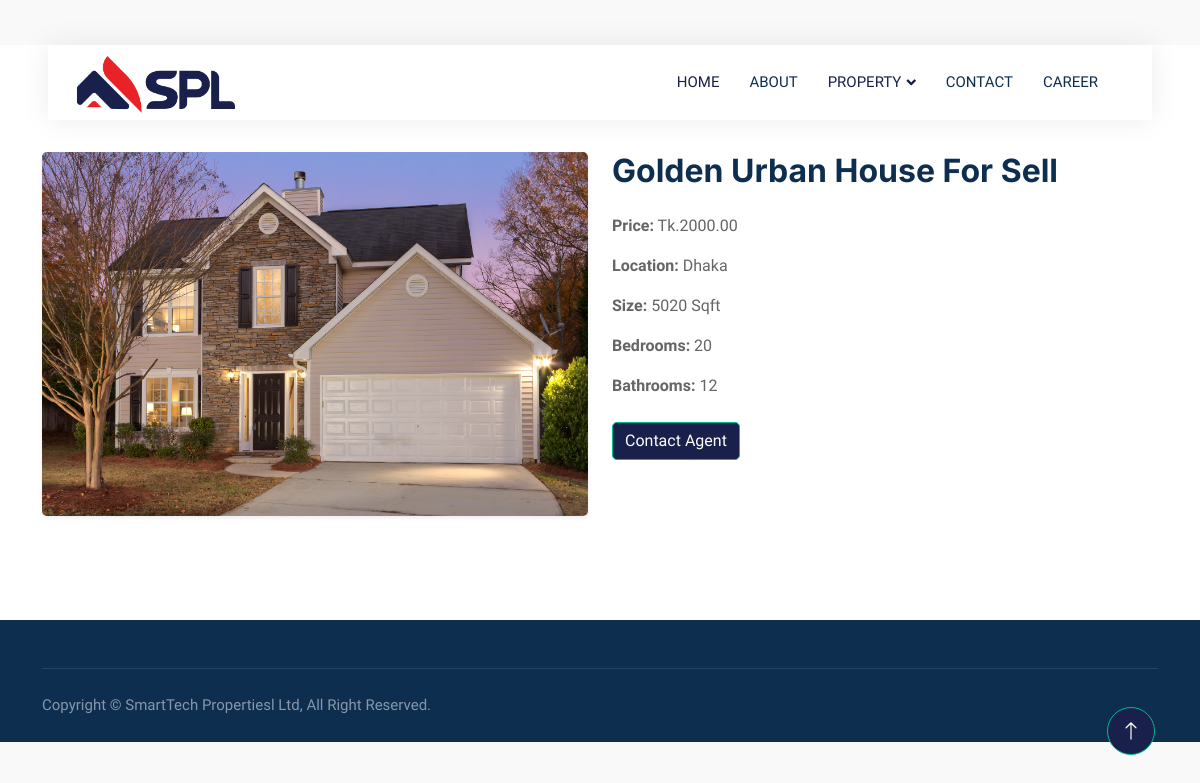
Page /property/1/ on the committed database.
### properties/models.py (models this page shows, shortened)
class Property(models.Model):
    PROPERTY_TYPES = [
        ('sell', 'For Sell'),
        ('sold', 'Sold'),
    ]
    title = models.CharField(max_length=100)
    property_type = models.CharField(max_length=4, choices=PROPERTY_TYPES, default='sell')
    price = models.DecimalField(max_digits=10, decimal_places=2)
    location = models.CharField(max_length=255)
    image = models.ImageField(upload_to='property_images/')
    size_sqft = models.IntegerField()
    bedrooms = models.IntegerField()
    bathrooms = models.IntegerField()

### properties/views.py (the view)
# urls.py: path('property/<int:pk>/', views.property_detail, name='property_detail'),
def property_detail(request, pk):
    property = get_object_or_404(Property, pk=pk)
    context = {
        'property': property
    }
    return render(request, 'properties/property_detail.html', context)

### properties/templates/properties/property_detail.html (shortened to what this page needs)
{% extends "properties/base.html" %}
{% block body %}
<div class="container py-5">
    <div class="row">
        <div class="col-md-6">
            <img class="img-fluid rounded shadow-sm mb-4" src="{{ property.image.url }}" alt="{{ property.title }}">
        </div>
        <div class="col-md-6">
            <h2 class="mb-4">{{ property.title }}</h2>
            <p class="mb-3"><strong>Price:</strong> Tk.{{ property.price }}</p>
            <p class="mb-3"><strong>Location:</strong> {{ property.location }}</p>
            <p class="mb-3"><strong>Size:</strong> {{ property.size_sqft }} Sqft</p>
            <p class="mb-3"><strong>Bedrooms:</strong> {{ property.bedrooms }}</p>
            <p class="mb-3"><strong>Bathrooms:</strong> {{ property.bathrooms }}</p>
            <a href="{% url 'propertyAgent' %}" class="btn btn-primary">Contact Agent</a>
        </div>
    </div>
</div>
{% endblock %}

### properties/static/css/style.css (style rules this page uses)
:root { --primary: #19204B; --secondary: #FF6922; --light: #EFFDF5; --dark: #0E2E50; }
.btn { transition: .5s; }
.btn.btn-primary, .btn.btn-secondary { color: #FFFFFF; }

### rows in the picture
Property: image (picture), title "Golden Urban House For Sell", price "2000.00", location "Dhaka", size_sqft "5020", bedrooms "20", bathrooms "12"
